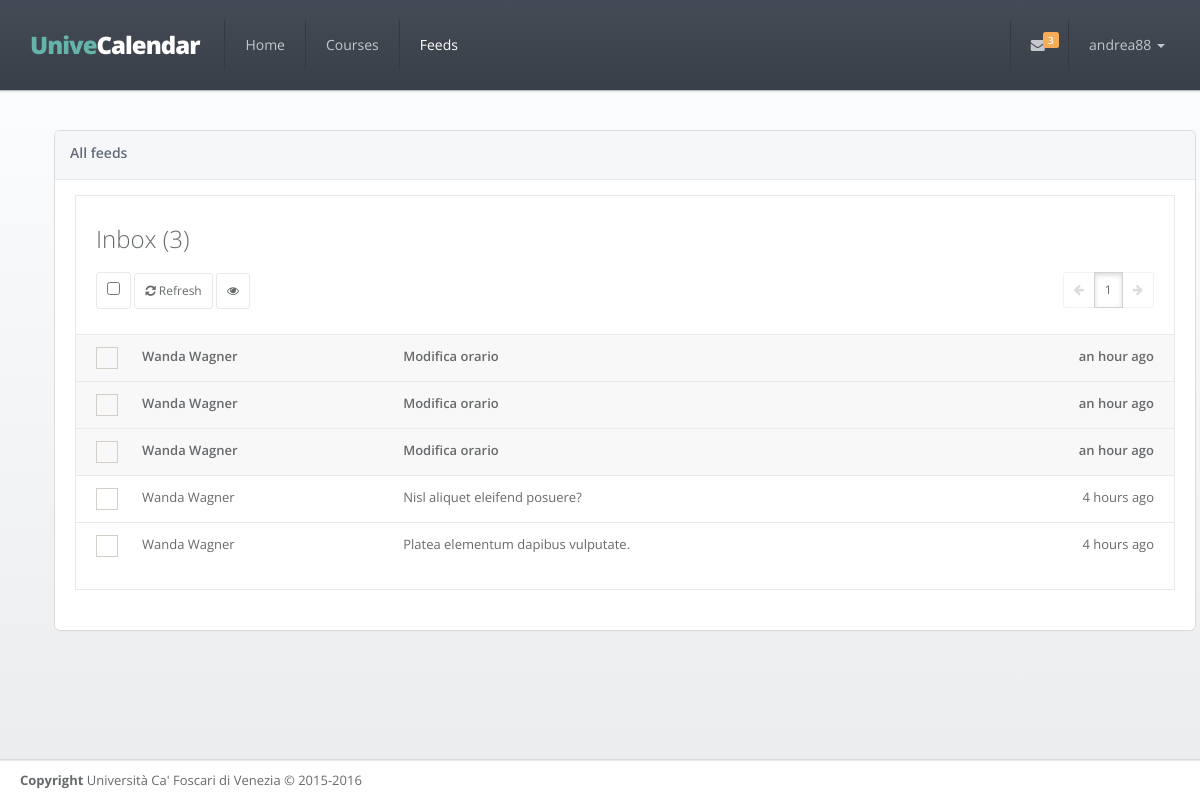
The app's page /feeds (signed in) with its own data.
### app/models.py (models this page shows, shortened)
class User(UserMixin, db.Model):
    __tablename__ = 'users'
    id = db.Column(db.Integer, primary_key=True)
    email = db.Column(db.String(64), unique=True)
    username = db.Column(db.String(64), unique=True)
    password_hash = db.Column(db.String(128))
    confirmed = db.Column(db.Boolean, default=False)
    member_since = db.Column(db.DateTime(), default=datetime.utcnow)
    last_seen = db.Column(db.DateTime(), default=datetime.utcnow)
    avatar_hash = db.Column(db.String(32))
    telegram_chat_id = db.Column(db.String(64))
    courses = db.relationship('Course',
                              backref='user_id',
                              secondary=follows,
                              lazy='dynamic')
    feeds = db.relationship('Feed',
                            backref='user_id',
                            secondary=reads,
                            lazy='dynamic')
    @property
    def password(self):
        raise AttributeError('Not readable')
    def has_read(self, feed):
        return self.feeds.filter_by(id=feed.id).first() is not None
    def ping(self):
        self.last_seen = datetime.utcnow()
        db.session.add(self)

class Feed(db.Model):
    __tablename__ = 'feeds'
    id = db.Column(db.Integer, primary_key=True)
    title = db.Column(db.String(64))
    body = db.Column(db.Text)
    timestamp = db.Column(db.DateTime, index=True, default=datetime.utcnow)
    professor_id = db.Column(db.Integer, db.ForeignKey('professors.id'))
    users = db.relationship('User',
                            secondary=reads,
                            backref=db.backref('feed_id', lazy='dynamic'),
                            lazy='dynamic')
    @property
    def author(self):
        return self.professor.first_name + ' ' + self.professor.last_name
    @property
    def gravatar(self):
        return self.professor.gravatar()

class Professor(db.Model):
    __tablename__ = 'professors'
    id = db.Column(db.Integer, primary_key=True)
    first_name = db.Column(db.String(64))
    last_name = db.Column(db.String(64))
    email = db.Column(db.String(64), unique=True)
    avatar_hash = db.Column(db.String(32))
    courses = db.relationship('Course',
                              backref='professor',
                              lazy='joined')
    feeds = db.relationship('Feed',
                            backref='professor',
                            lazy='dynamic')
    def gravatar(self, size=100, default='identicon', rating='g'):
        if request.is_secure:
            url = 'https://secure.gravatar.com/avatar'
        else:
            url = 'http://www.gravatar.com/avatar'
        hash = self.avatar_hash or hashlib.md5(
            self.email.encode('utf-8')).hexdigest()
        return '{url}/{hash}?s={size}&d={default}&r={rating}'.format(
            url=url, hash=hash, size=size, default=default, rating=rating)

### app/main/views.py (the view)
@main.route('/feeds')
@login_required
def feeds():
    page = request.args.get('page', 1, type=int)
    query = user_feeds_query()
    if not query:
        return render_template('feeds.html')
    pagination = query.order_by(Feed.timestamp.desc()).paginate(
        page, per_page=current_app.config['FEEDS_PER_PAGE'],
        error_out=False)
    feeds = pagination.items
    return render_template('feeds.html', feeds=feeds, pagination=pagination)

### app/auth/views.py (called while the page is built)
@auth.before_app_request
def before_request():
    if current_user.is_authenticated:
        current_user.ping()
        if not current_user.confirmed \
                and request.endpoint[:5] != 'auth.' \
                and request.endpoint != 'static':
            return redirect(url_for('auth.unconfirmed'))

### app/main/views.py (called while the page is built)
@babel.localeselector
def get_locale():
    return request.accept_languages.best_match(
        current_app.config['LANGUAGES'].keys())

@main.after_app_request
def after_request(response):
    for query in get_debug_queries():
        if query.duration >= current_app.config['SLOW_DB_QUERY_TIME']:
            current_app.logger.warning(
                'Slow query: %s\nParameters: %s\nDuration: %fs\nContext: %s\n'
                % (query.statement, query.parameters, query.duration,
                   query.context))
    return response

@main.before_request
@login_required
def before_request():
    g.unread = count_unread_feeds()
    g.latest = get_latest_feeds(3)
    g.locale = get_locale()

def user_feeds_query():
    if not current_user.courses.count():
        return
    professor_ids = set([c.professor_id for c in current_user.courses])
    return Feed.query.filter(Feed.professor_id.in_(professor_ids))

def get_latest_feeds(n=5):
    query = user_feeds_query()
    if query is not None:
        return query.order_by(Feed.timestamp.desc()).limit(n).all()

def count_unread_feeds():
    query = user_feeds_query()
    if query is not None:
        return query.filter(~Feed.users.contains(current_user)).count()

### app/models.py (called while the page is built)
@login_manager.user_loader
def load_user(user_id):
    return User.query.get(int(user_id))

### app/templates/feeds.html (shortened to what this page needs)
{% extends 'base.html' %}
{% set active_page='feeds' %}
{% block styles %}
    {{ super() }}
    <link href="{{ url_for('static', filename='css/plugins/iCheck/custom.css') }}" rel="stylesheet">
{% endblock %}
{% block content %}
    <div class="row">
        <div class="col-lg-12 animated fadeInRight">
            <div class="ibox float-e-margins">
                <div class="ibox-title">
                    <h5>{{ gettext('All feeds') }} </h5>
                </div>
                <div class="ibox-content">
                    <div class="mail-box-header">
                        <h2>
                            {{ gettext('Inbox') }} {% if g.unread > 0 %}({{ g.unread }}) {% else %} (0) {% endif %}
                        </h2>
                        <div class="mail-tools tooltip-demo m-t-md">
                            {% if feeds %}
                                <button class="btn btn-white btn-sm" data-toggle="tooltip" data-placement="top" title="{{ gettext('Select/deselect all') }}">
                                    <input type="checkbox" id="checkAll" onchange="selectAll()"/>
                                </button>
                                <a href="{{ url_for('main.feeds') }}" class="btn btn-white btn-sm" data-toggle="tooltip" data-placement="top" title="{{ gettext('Check feeds') }}">
                                    <i class="fa fa-refresh"></i> {{ gettext('Refresh') }}
                                </a>
                                <button class="btn btn-white btn-sm" onclick="markAsRead()" data-toggle="tooltip" data-placement="top" title="{{ gettext('Mark as read') }}">
                                    <i class="fa fa-eye"></i>
                                </button>
                                {{ macros.pagination_widget(pagination, 'main.feeds') }}
                            {% endif %}
                        </div>
                    </div>
                    <div class="mail-box">
                        <table class="table table-hover table-mail">
                            <tbody>
                            {% if not feeds %}
                                <p class="text-center">
                                    {{ gettext('No feed found') }}
                                </p>
                            {% else %}
                                {% for feed in feeds %}
                                    <tr class="{% if current_user.has_read(feed) %}read{% else %}unread{% endif %}">
                                        <td class="check-mail">
                                        </td>
                                        <td class="mail-contact">
                                            <a href="{{ url_for('main.feed', id=feed.id) }}">{{ feed.author }}</a>
                                        </td>
                                        <td class="mail-subject">
                                            <a href="{{ url_for('main.feed', id=feed.id) }}">{{ feed.title }}</a>
                                        </td>
                                        <td class="text-right mail-date">{{ moment(feed.timestamp).fromNow() }}</td>
                                    </tr>
                                {% endfor %}
                            {% endif %}
                            </tbody>
                        </table>
                    </div>
                </div>
            </div>
        </div>
    </div>
{% endblock %}

### app/templates/base.html (shortened to what this page needs)
{% import "_macros.html" as macros %}
<!DOCTYPE html>
<html>
<head>
    {% block styles %}
        <link rel="stylesheet" href="https://maxcdn.bootstrapcdn.com/bootstrap/3.3.5/css/bootstrap.min.css" >
        <link rel="stylesheet" href="https://maxcdn.bootstrapcdn.com/font-awesome/4.4.0/css/font-awesome.min.css">
        <link href="{{ url_for('static', filename='css/animate.css') }}" rel="stylesheet">
        <link href="{{ url_for('static', filename='css/style.css') }}" rel="stylesheet">
    {% endblock %}
</head>
{% block body %}
    <body class="top-navigation">
    <div id="wrapper">
        <div id="page-wrapper" class="gray-bg">
            <div class="row border-bottom fancy-bg">
                <nav class="navbar navbar-static-top" role="navigation">
                    <div class="navbar-header">
                        <a href="{{ url_for('main.index') }}" class="navbar-brand" style="font-size: 24px">
                            <span class="text-navy">Unive</span>Calendar
                        </a>
                    </div>
                    <div class="navbar-collapse collapse" id="navbar">
                        {% set navigation_bar = [
                            (url_for('main.index'), 'home', 'Home'),
                            (url_for('main.courses'), 'courses', gettext('Courses')),
                            (url_for('main.feeds'), 'feeds', gettext('Feeds'))
                        ] -%}
                        <ul class="nav navbar-nav">
                            {% for href, id, caption in navigation_bar %}
                                <li{% if id == active_page %} class="active"{% endif %}>
                                    <a aria-expanded="false" role="button" href="{{ href|e }}">{{ caption|e }}
                                    </a>
                                </li>
                            {% endfor %}
                        </ul>
                        <ul class="nav navbar-top-links navbar-right">
                            <li class="dropdown">
                                <a class="dropdown-toggle count-info" data-toggle="dropdown" href="#">
                                    <i class="fa fa-envelope"></i>
                                    {% if g.unread %}
                                        <span class="label label-warning">{{ g.unread }}</span>
                                    {% endif %}
                                </a>
                            </li>
                            <li class="dropdown">
                                <a aria-expanded="false" role="button" href="#" class="dropdown-toggle" data-toggle="dropdown">{{ current_user.username }} <span class="caret"></span></a>
                            </li>
                        </ul>
                    </div>
                </nav>
            </div>
            <div class="wrapper wrapper-content">
                <div class="container">
                    {% block content %}
                    {% endblock %}
                </div>
            </div>
            <div class="footer">
                <div>
                    <strong>Copyright</strong> Università Ca' Foscari di Venezia &copy; 2015-2016
                </div>
            </div>
        </div>
    </div>
    </body>
{% endblock %}
</html>

### app/templates/_macros.html (shortened to what this page needs)
{% macro pagination_widget(pagination, endpoint, fragment='') %}
    <div class="btn-group pull-right">
        <a class="btn btn-white btn-sm {% if not pagination.has_prev %}disabled{% endif %}"
           href="{% if pagination.has_prev %}{{ url_for(endpoint, page=pagination.prev_num, **kwargs) }}{{ fragment }}{% else %}#{% endif %}">
            <i class="fa fa-arrow-left"></i>
        </a>
        {% for p in pagination.iter_pages() %}
            {% if p %}
                {% if p == pagination.page %}
                    <a class="btn btn-white btn-sm active" href="{{ url_for(endpoint, page = p, **kwargs) }}{{ fragment }}">{{ p }}</a>
                {% else %}
                    <a class="btn btn-white btn-sm" href="{{ url_for(endpoint, page = p, **kwargs) }}{{ fragment }}">{{ p }}</a>
                {% endif %}
            {% endif %}
        {% endfor %}
        <a class="btn btn-white btn-sm {% if not pagination.has_next %}disabled{% endif %}"
           href="{% if pagination.has_next %}{{ url_for(endpoint, page=pagination.next_num, **kwargs) }}{{ fragment }}{% else %}#{% endif %}">
            <i class="fa fa-arrow-right"></i>
        </a>
    </div>
{% endmacro %}

### records on screen
User: username "andrea88"
Feed: author "Wanda Wagner", title "Modifica orario", timestamp "an hour ago"
Feed: author "Wanda Wagner", title "Modifica orario", timestamp "an hour ago"
Feed: author "Wanda Wagner", title "Modifica orario", timestamp "an hour ago"
Feed: author "Wanda Wagner", title "Nisl aliquet eleifend posuere?", timestamp "4 hours ago"
Feed: author "Wanda Wagner", title "Platea elementum dapibus vulputate.", timestamp "4 hours ago"

### other values on screen
{{ caption|e }} "Home" "Courses" "Feeds"
{{ g.unread }} "3"
{{ gettext('All feeds') }} "All feeds"
{{ gettext('Inbox') }} "Inbox"
{{ gettext('Refresh') }} "Refresh"
{{ p }} "1"
